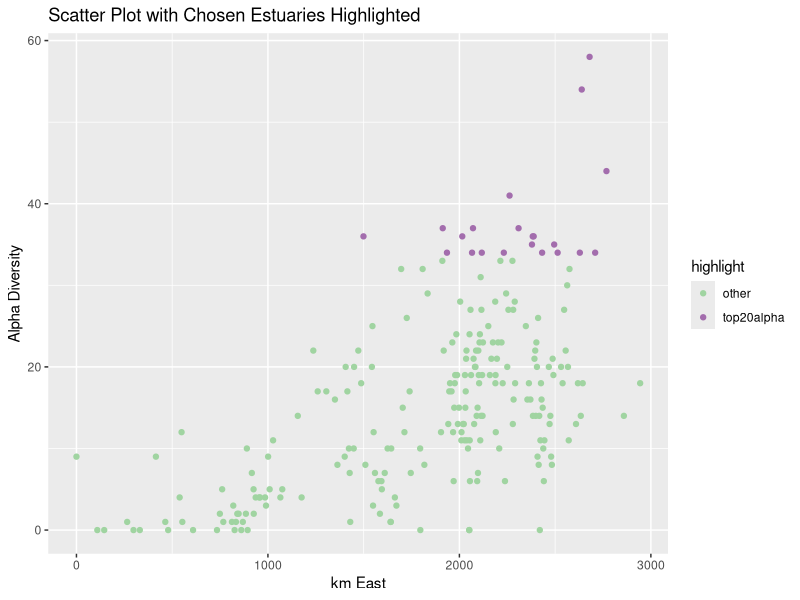
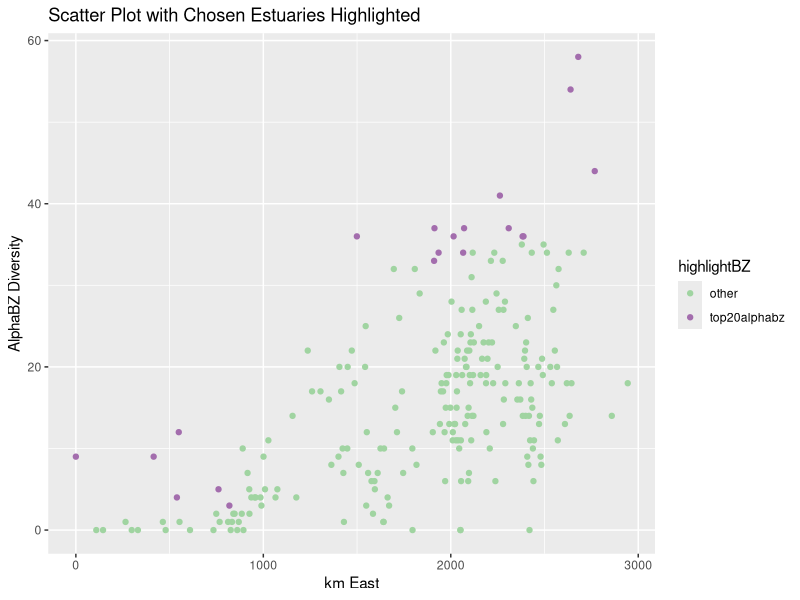
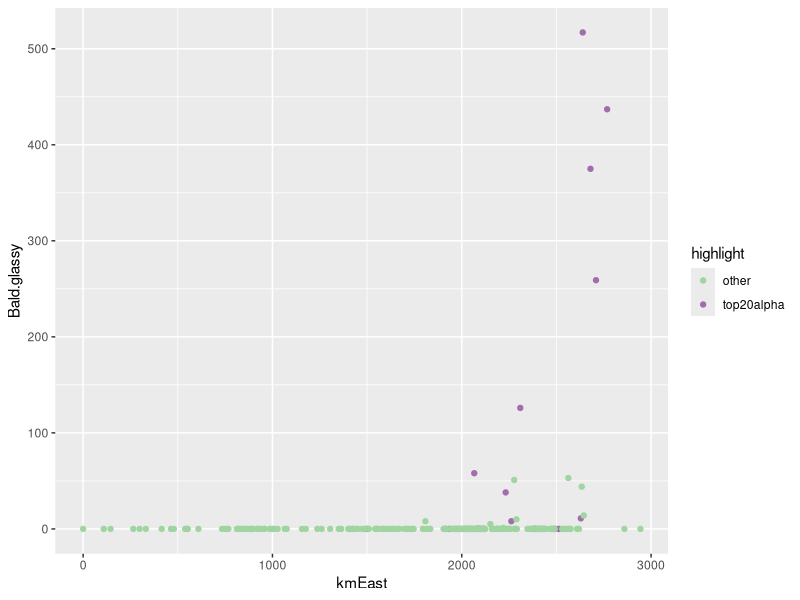

Source code (R) for these figures, in order:
# Marine Spatial Planning Module - Colin Attwood
# Not just an ecological problem but social and economic too - we're ignoring that for now
# You want to spread the protected areas around the country whilest conserving the largest number of species possible

ED <- read.csv("EstuaryFishSurveyData.csv")
install.packages("vegan")
library(vegan)
install.packages("dplyr")
library(dplyr)
install.packages("ggplot2")
library(ggplot2)

#Getting rid of NAs in the data set 
ED[is.na(ED)] <- 0

# Specnumber 
#this is a function in the vegan package that allows you to sus out the alpha diversity (species richness) of the eastuaries
alpha <- specnumber(ED[4:148]) 
ED$alpha <- specnumber(ED[4:148]) #created a new column with the alpha diversity in ED

### Chunk 1
# Using Colin's code to order the data in descending alpha diversity
ED <- ED[order(-ED$alpha),]
ED

# Extracting the names of the top 20 most diverse estuaries
Alphalist <- ED[1:20,1]
Alphalist

# To ensure that the graph makes sense (geographically sound), flip kmWest to create a new column - kmEast
ED$kmEast <- 2947 - ED$kmWest

# Create a column for top 20 alpha diversity and others
ED$highlight <- ifelse(rank(-ED$alpha) <=20, "top20alpha", "other")

# Create a scatter plot showing the top 20 eastuaries in terms of alpha diversity
G1 <- ggplot(ED, aes(x = kmEast, y = alpha)) + 
  geom_point(aes(color = highlight)) +
  scale_color_manual(values = c("top20alpha" = "#A36DAD", "other" = "#A0D4A1")) +
  ggtitle("Scatter Plot with Chosen Estuaries Highlighted") +
  xlab("km East") +
  ylab ("Alpha Diversity")

G1

# Or Colin's way in separating the top 20 from the others
ED$alphalist <- 0
ED$alphalist[1:20] <- 1
# Then just color these -> Colin

# Now we're trying to see the gamma diversity - trying to see the number of different species that would be protected if we chose these
# We can use specnumber in the vegan package for this
# In essense we're sussing the top 20 estuaries by splitting them into biogeographic zones (BZ) and getthing 6 from the WC and 7 from the SC and EC
# In other word - we want to richness without the abundance
alphabz <- specnumber(ED[4:148], groups = ED$alphalist)
alphabz
# output: 0 = 121; 1 = 116


### Chunk 2
# Then order the data to both BZ and alpha
ED <- ED[order(ED$BZ,-ED$alpha),]

# Create a column for the richness with the different BZs 
ED$alphabz <- 0
ED$alphabz[1:7] <- 1 # tagging the first 6 from the East Coast
ED$alphabz[91:97] <- 1 # tagging the first 7 from the South Coast
ED$alphabz[207:212] <- 1 # tagging the first 7 from the West Coast
ED$alphabz

# Then another column for the highlighted BZ x alpha
ED$highlightBZ <- ifelse(rank(-ED$alphabz) <=20, "top20alphabz", "other")

# Create a plot for BZ x alpha
G2 <- ggplot(ED, aes(x = kmEast, y = alpha)) + 
  geom_point(aes(color = highlightBZ)) +
  scale_color_manual(values = c("top20alphabz" = "#A36DAD", "other" = "#A0D4A1")) +
  ggtitle("Scatter Plot with Chosen Estuaries Highlighted") +
  xlab("km East") +
  ylab ("AlphaBZ Diversity")
G2

# Aaaaand a list of these estuaries
ED$alphabzlist <- 0
ED$alphabzlist[1:7] <- 1
ED$alphabzlist[91:97] <- 1
ED$alphabzlist[207:212] <- 1

#Extracting the names of these estuaries
AlphaBZlistEC <- ED[1:7,1]
AlphaBZlistSC <- ED[91:97,1]
AlphaBZlistWC <- ED[207:212,1]

AlphaBZlistEC
AlphaBZlistSC
AlphaBZlistWC

# How many species are in the alphabz list
alphabzspn <- specnumber(ED[4:148], groups = ED$alphabzlist)
alphabzspn
# output : 0 = 120; 1 = 122

### Chunk 3
# We are going to figure out the mid ranges of each species
# Problem also because some species have a bi modal dbn
G3 <- ggplot(ED, aes(x = kmEast, y = Bald.glassy)) + 
  geom_point(aes(color = highlight)) +
  scale_color_manual(values = c("top20alpha" = "#A36DAD", "other" = "#A0D4A1"))
G3

# Order data by kmWest
ED <- ED[order(-ED$kmWest),]
ED
# Creating vectors for Western Limit, Eastern Limit, Range, and Centre 
WL <- array(0, c(145))
WL

EL <- array(0, c(145))
EL

Range <- array(0, c(145))
Range

Centre <- array(0, c(145))
Centre

Mode <- array(0, c(145))
Mode

max <- 0

# Now we're going to make loops
for(i in 1:145){ # this is the species loop
  max <- 0
  for(j in 1:232){ # this is the estuary loop
    if(ED[j, i+3]>0){EL[i] <- ED[j,2]}
    if(ED[j, i+3]>max){
      Mode[i] <- ED[j, 2]
      max <- ED[j,i+3]
    }
  }
  for(j in 232:1){ # this is the estuary loop bottom up
    if(ED[j, i+3]>0){WL[i] <- ED[j,2]}
  }
  Range[i] <- WL[i] - EL[i] # range is between the two limits
  Centre[i] <- (WL[i]-EL[i])/2
}
 
EL   
WL
Range
Mode
Centre
